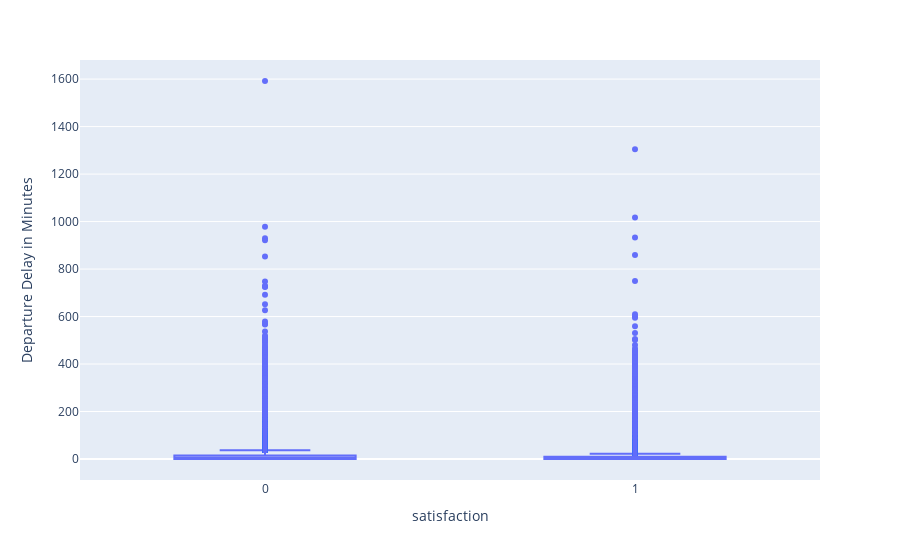

The notebook cell this image was saved under:
### Markdown cell above
### Análise Bivariada

### Code cell
px.box(df_airline_sat, x='satisfaction', y='Departure Delay in Minutes')

### Figure 1 — Plotly figure (JSON) as saved in the notebook; plotly's stock layout.template omitted (floating-point values rounded to 4 significant figures; data arrays with more than 128 entries replaced by an {"elided": "..."} marker saying what was removed)
{"data": [{"alignmentgroup": "True", "hovertemplate": "satisfaction=%{x}<br>Departure Delay in Minutes=%{y}<extra></extra>", "legendgroup": "", "marker": {"color": "#636efa"}, "name": "", "notched": false, "offsetgroup": "", "orientation": "v", "showlegend": false, "type": "box", "x": {"elided": "103904 int values"}, "x0": " ", "xaxis": "x", "y": {"elided": "103904 int values"}, "y0": " ", "yaxis": "y"}], "layout": {"boxmode": "group", "legend": {"tracegroupgap": 0}, "margin": {"t": 60}, "xaxis": {"anchor": "y", "domain": [0, 1], "title": {"text": "satisfaction"}}, "yaxis": {"anchor": "x", "domain": [0, 1], "title": {"text": "Departure Delay in Minutes"}}}}
